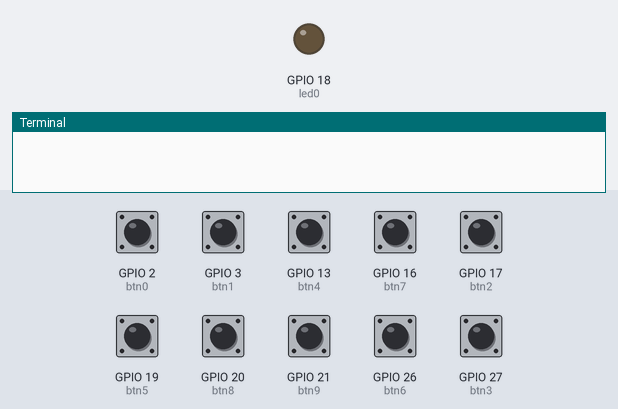
A program run on a simulated Raspberry Pi (BCM pin numbers). Shown: output pins drawn as LEDs (lit = HIGH), the last lines printed to the terminal. The inputs (shaded band) are chosen by the test bench; at power-on: GPIO 2 (btn0), GPIO 3 (btn1), GPIO 13 (btn4), GPIO 16 (btn7), GPIO 17 (btn2), GPIO 19 (btn5), GPIO 20 (btn8), GPIO 21 (btn9), GPIO 26 (btn6), GPIO 27 (btn3) HIGH.

Above: at 1.2 s.
1.3 s: GPIO 21 (btn9) pulled LOW for 0.15 s
At 2.1 s:
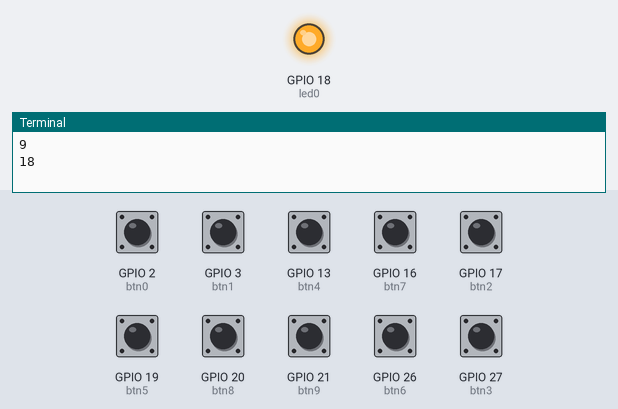
2.9 s: GPIO 2 (btn0) pulled LOW for 0.15 s
At 3.3 s:
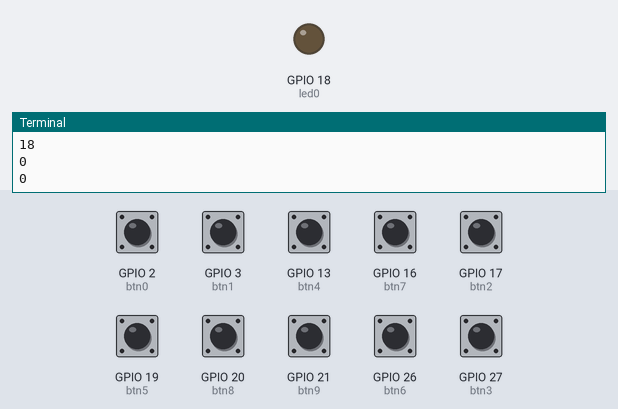
4.5 s: GPIO 21 (btn9) pulled LOW for 1 s
At 5.8 s:
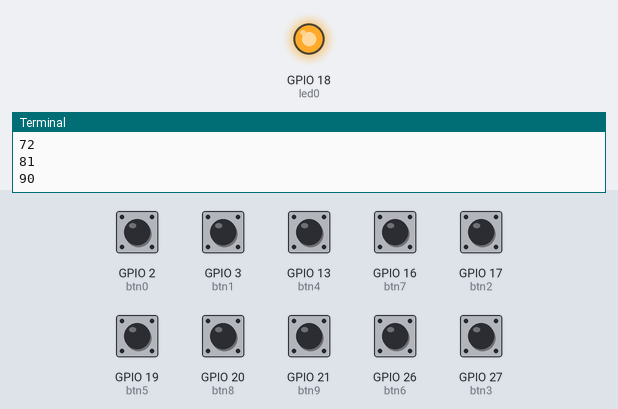
Timing chart, 0 to 7.5 s (numbered marks = the images above; inputs shaded):
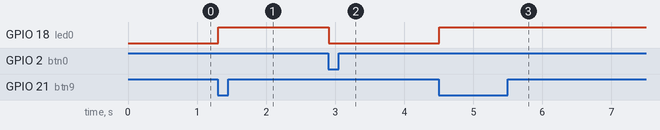

Measured:
- after the input at 1.3 s, GPIO 18 (led0): LOW → HIGH at once
- after the input at 2.9 s, GPIO 18 (led0): HIGH → LOW at once
- after the input at 4.5 s, GPIO 18 (led0): LOW → HIGH at once

The program:

ButtonTest_1.py
```python
from gpiozero import Button, LED
from time import sleep

n = 0
btn0 = Button(2)
btn1 = Button(3)
btn2 = Button(17)
btn3 = Button(27)
btn4 = Button(13)
btn5 = Button(19)
btn6 = Button(26)
btn7 = Button(16)
btn8 = Button(20)
btn9 = Button(21)

led0 = LED(18)

while True:
	if btn0.is_pressed:
		n = 0
		led0.off()
		print(n)
	elif btn1.is_pressed:
		n = n + 1
		print(n)
	elif btn2.is_pressed:
		n = n + 2
		print(n)
	elif btn3.is_pressed:
		n = n + 3
		print(n)
	elif btn4.is_pressed:
		n = n + 4
		print(n)
	elif btn5.is_pressed:
		n = n + 5
		print(n)
	elif btn6.is_pressed:
		n = n + 6
		print(n)
	elif btn7.is_pressed:
		n = n + 7
		print(n)
	elif btn8.is_pressed:
		n = n + 8
		print(n)
	elif btn9.is_pressed:
		n = n + 9
		led0.on()
		print(n)
	#else:

	sleep(0.1)
```
